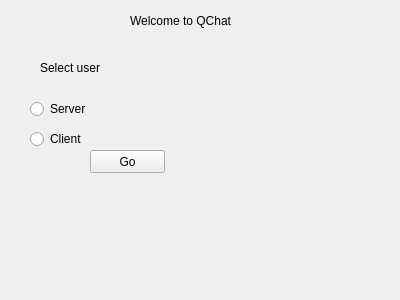
<?xml version="1.0" encoding="UTF-8"?>
<ui version="4.0">
 <class>MainWindow</class>
 <widget class="QWidget" name="MainWindow">
  <property name="geometry">
   <rect>
    <x>0</x>
    <y>0</y>
    <width>400</width>
    <height>300</height>
   </rect>
  </property>
  <property name="windowTitle">
   <string>MainWindow</string>
  </property>
  <widget class="QLabel" name="labelMainWelcome">
   <property name="geometry">
    <rect>
     <x>130</x>
     <y>10</y>
     <width>101</width>
     <height>21</height>
    </rect>
   </property>
   <property name="text">
    <string>Welcome to QChat</string>
   </property>
  </widget>
  <widget class="QLabel" name="labelMainSelectUser">
   <property name="geometry">
    <rect>
     <x>40</x>
     <y>60</y>
     <width>61</width>
     <height>16</height>
    </rect>
   </property>
   <property name="text">
    <string>Select user</string>
   </property>
  </widget>
  <widget class="QRadioButton" name="radioButtonSelectServer">
   <property name="geometry">
    <rect>
     <x>30</x>
     <y>100</y>
     <width>82</width>
     <height>18</height>
    </rect>
   </property>
   <property name="text">
    <string>Server</string>
   </property>
  </widget>
  <widget class="QRadioButton" name="radioButtonSelectClient">
   <property name="geometry">
    <rect>
     <x>30</x>
     <y>130</y>
     <width>82</width>
     <height>18</height>
    </rect>
   </property>
   <property name="text">
    <string>Client</string>
   </property>
  </widget>
  <widget class="QPushButton" name="pushButtonGo">
   <property name="geometry">
    <rect>
     <x>90</x>
     <y>150</y>
     <width>75</width>
     <height>23</height>
    </rect>
   </property>
   <property name="text">
    <string>Go</string>
   </property>
  </widget>
 </widget>
 <layoutdefault spacing="6" margin="11"/>
 <resources/>
 <connections/>
</ui>
